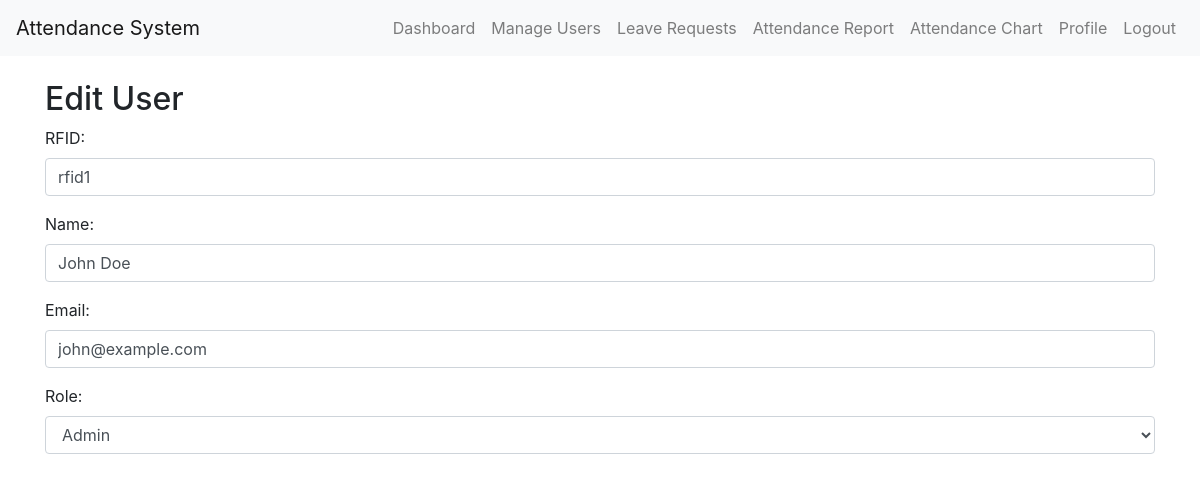
The app's page /edit_user/1 (signed in) with its own data.
### tables this page shows
CREATE TABLE users (
                id INTEGER PRIMARY KEY AUTOINCREMENT,
                rfid TEXT NOT NULL,
                name TEXT NOT NULL,
                email TEXT NOT NULL,
                password TEXT NOT NULL,
                role TEXT NOT NULL,
                department TEXT NOT NULL,
                profile_picture TEXT,
                contact_details TEXT,
                job_title TEXT
            );

### app.py (the view, shortened to what this page needs)
@app.route('/edit_user/<int:id>', methods=['GET', 'POST'])
@admin_required
def edit_user(id):
    with get_db_connection() as conn:
        cursor = conn.cursor()
        cursor.execute("SELECT * FROM users WHERE id = ?", (id,))
        user = cursor.fetchone()
    return render_template('edit_user.html', user=user)

### app.py (called while the page is built)
@contextmanager
def get_db_connection():
    conn = sqlite3.connect('attendance.db', timeout=10)
    try:
        yield conn
    finally:
        conn.close()

def admin_required(f):
    @wraps(f)
    def decorated_function(*args, **kwargs):
        if 'user_role' not in session or session['user_role'] != 'admin':
            flash('You do not have permission to access this page.', 'danger')
            return redirect(url_for('dashboard'))
        return f(*args, **kwargs)
    return decorated_function

### templates/edit_user.html (shortened to what this page needs)
<!doctype html>
<html lang="en">
<head>
    <link rel="stylesheet" href="https://stackpath.bootstrapcdn.com/bootstrap/4.5.2/css/bootstrap.min.css">
</head>
<body>
    <nav class="navbar navbar-expand-lg navbar-light bg-light">
        <a class="navbar-brand" href="#">Attendance System</a>
        <div class="collapse navbar-collapse" id="navbarNav">
            <ul class="navbar-nav ml-auto">
                <li class="nav-item"><a class="nav-link" href="{{ url_for('dashboard') }}">Dashboard</a></li>
                <li class="nav-item"><a class="nav-link" href="{{ url_for('manage_users') }}">Manage Users</a></li>
                <li class="nav-item"><a class="nav-link" href="{{ url_for('leave_requests') }}">Leave Requests</a></li>
                <li class="nav-item"><a class="nav-link" href="{{ url_for('attendance_report') }}">Attendance Report</a></li>
                <li class="nav-item"><a class="nav-link" href="{{ url_for('attendance_chart') }}">Attendance Chart</a></li>
                <li class="nav-item"><a class="nav-link" href="{{ url_for('profile') }}">Profile</a></li>
                <li class="nav-item"><a class="nav-link" href="{{ url_for('logout') }}">Logout</a></li>
            </ul>
        </div>
    </nav>
    <div class="container mt-4">
        <h2>Edit User</h2>
        <form action="{{ url_for('edit_user', id=user[0]) }}" method="POST">
            <div class="form-group">
                <label for="rfid">RFID:</label>
                <input type="text" id="rfid" name="rfid" class="form-control" value="{{ user[1] }}" required>
            </div>
            <div class="form-group">
                <label for="name">Name:</label>
                <input type="text" id="name" name="name" class="form-control" value="{{ user[2] }}" required>
            </div>
            <div class="form-group">
                <label for="email">Email:</label>
                <input type="email" id="email" name="email" class="form-control" value="{{ user[3] }}" required>
            </div>
            <div class="form-group">
                <label for="role">Role:</label>
                <select id="role" name="role" class="form-control">
                    <option value="admin" {% if user[5] == 'admin' %}selected{% endif %}>Admin</option>

### records on screen
users: rfid "rfid1", name "John Doe", email "john@example.com", role "Admin"
